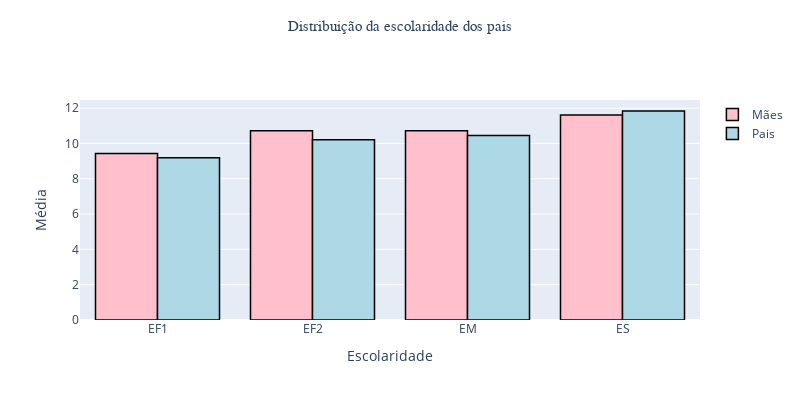

This figure's notebook cell:
### Code cell
médias_pais = pd.concat([df_edu.groupby(by='Medu').mean(
)['media'], df_edu.groupby(by='Fedu').mean()['media']], axis=1)
médias_pais.columns = ['Pai', 'Mãe']
Mulheres = go.Bar(x=['EF1', 'EF2', 'EM', 'ES'],
                  y=médias_pais['Mãe'][1:],
                  name='Mães',
                  marker_color='pink',
                  marker_line_color='black',
                  marker_line_width=1.5)
Pais = go.Bar(x=['EF1', 'EF2', 'EM', 'ES'],
              y=médias_pais['Pai'][1:],
              name='Pais',
              marker_color='lightblue',
              marker_line_color='black',
              marker_line_width=1.5)
data = [Mulheres, Pais]
layout = go.Layout(
    title={
        'text': 'Distribuição da escolaridade dos pais',
        'y': 0.95,
        'x': 0.5,
        'font_color': 'black'
    },
    width=800,
    height=400,
    titlefont={'family': 'Arial', 'size': 15},
    yaxis={'title': 'Média'},
    xaxis={'title': 'Escolaridade'},
    title_x=0.5)
fig = go.Figure(data=data, layout=layout)
py.iplot(fig)

### Figure 1 — Plotly figure (JSON) as saved in the notebook; plotly's stock layout.template omitted (floating-point values rounded to 4 significant figures)
{"data": [{"marker": {"color": "pink", "line": {"color": "black", "width": 1.5}}, "name": "Mães", "type": "bar", "x": ["EF1", "EF2", "EM", "ES"], "y": [9.427, 10.72, 10.72, 11.62]}, {"marker": {"color": "lightblue", "line": {"color": "black", "width": 1.5}}, "name": "Pais", "type": "bar", "x": ["EF1", "EF2", "EM", "ES"], "y": [9.198, 10.22, 10.45, 11.84]}], "layout": {"height": 400, "title": {"font": {"family": "Arial", "size": 15}, "text": "Distribuição da escolaridade dos pais", "x": 0.5, "y": 0.95}, "width": 800, "xaxis": {"title": {"text": "Escolaridade"}}, "yaxis": {"title": {"text": "Média"}}}}
